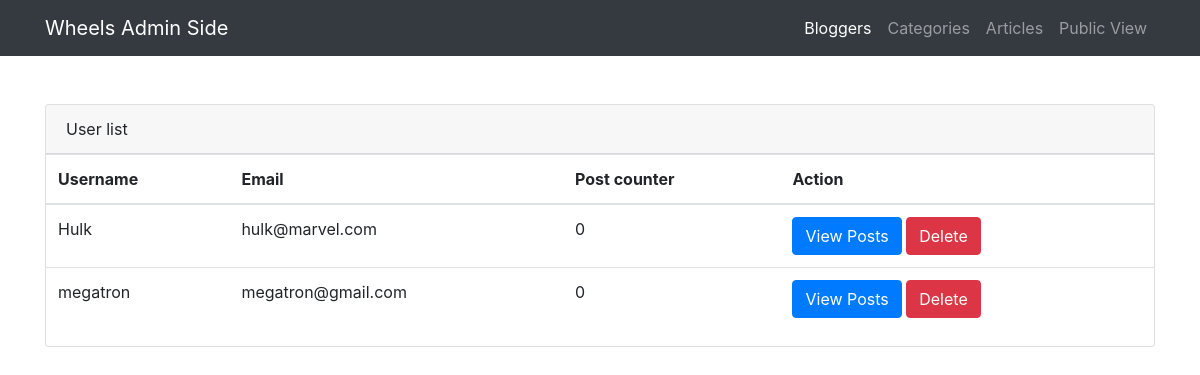
The page /admin-home/ on the database its author committed.
### backend/models.py (models this page shows)
class WheelsUsers(models.Model):
    username =models.CharField( max_length=150)
    email = models.CharField( max_length=150)
    password = models.CharField( max_length=150)

### backend/views.py (the view)
# urls.py: path('', views.wheels_users_list, name='wheels_users_list'),
def wheels_users_list(request):
    all_wheel_users = WheelsUsers.objects.all()
    args_to_template = {
        "all_wheel_users":all_wheel_users
    }
    return render(request, 'backend/list.html', args_to_template)

### backend/templates/backend/list.html (shortened to what this page needs)
{% extends "admin_default.html" %}
{% block layout_content %}
<div>
   <div class="card mt-5"  >
      <div class="card-header">
         User list
      </div>
      <table class="table">
         <thead>
            <tr>
               <th scope="col">Username</th>
               <th scope="col">Email</th>
               <th scope="col">Post counter</th>
               <th scope="col">Action</th>
            </tr>
         </thead>
         <tbody>
         {% for item in all_wheel_users %}
            <tr>
               <td>{{item.username}}</td>
               <td>{{item.email}}</td>
               <td>0</td>
               <td>
                  <div class="btn-gro up" role="group" aria-label="Basic example">
                     <a  href="#" class="btn btn-primary">View Posts </a>
                     <a href="{% url 'delete_username' item.id %}" class="btn btn-danger">Delete</a>
                  </div>
               </td>
            </tr>
            {% endfor %}
         </tbody>
      </table>
   </div>
</div>
{% endblock %}

### admin_static/css/3-col-portfolio.css (style rules this page uses)
body { padding-top: 54px; }
@media (min-width: 992px) { body { padding-top: 56px; } }

### rows shown on the page
WheelsUsers: username "Hulk", email "hulk@marvel.com"
WheelsUsers: username "megatron", email "megatron@gmail.com"
